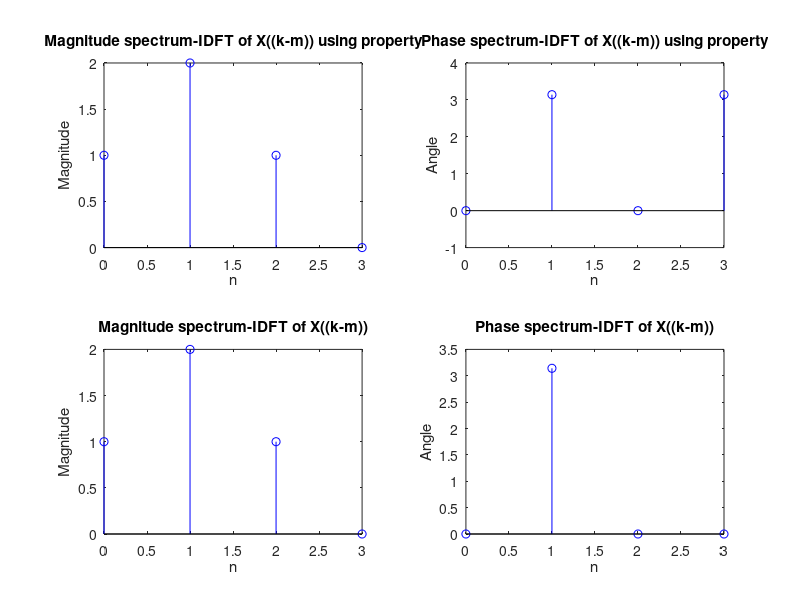

Write the MATLAB code that produced this figure.
%circular frequency shift
xk=[4 -2j 0 2j];
N=4;
n=0:N-1;
k=0:N-1;
i=sqrt(-1);
z=0:N-1
x=ifft(xk)
m=2;
mk=-m.*k;
yk=circshift(xk,[1:m]);
y=ifft(yk)
w= exp(-2*i*pi/N);

for a=1:N;
    z(a)=x(a)*(w.^mk(a))
end
subplot(2,2,1)
stem(n,abs(z),'b');
xlabel('n');
ylabel('Magnitude')
title('Magnitude spectrum-IDFT of X((k-m)) using property')

subplot(2,2,2)
stem(n,angle(z),'b');
xlabel('n');
ylabel('Angle')
title('Phase spectrum-IDFT of X((k-m)) using property')



subplot(2,2,3)
stem(n,abs(y),'b')
xlabel('n');
ylabel('Magnitude')
title('Magnitude spectrum-IDFT of X((k-m))')

subplot(2,2,4)
stem(n,angle(y),'b');
xlabel('n');
ylabel('Angle')
title('Phase spectrum-IDFT of X((k-m))')
